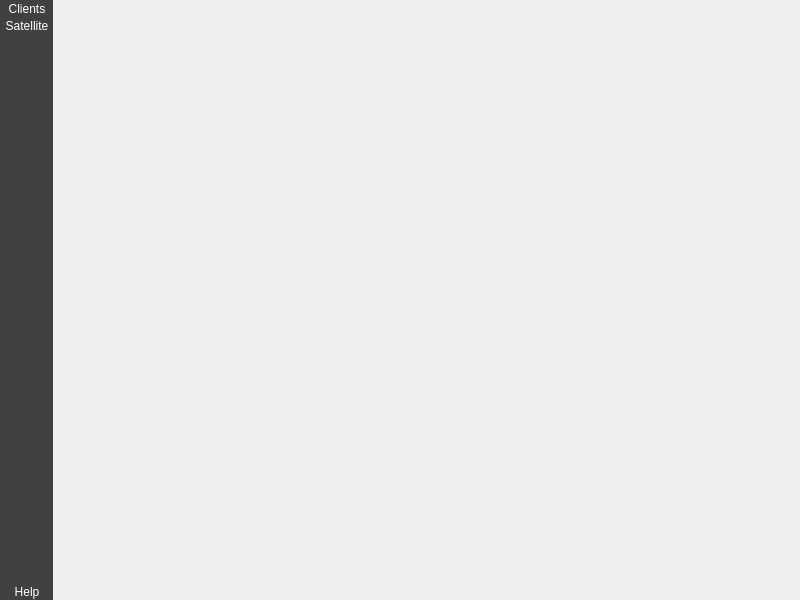
<?xml version="1.0" encoding="UTF-8"?>
<ui version="4.0">
 <class>MainWindow</class>
 <widget class="QMainWindow" name="MainWindow">
  <property name="geometry">
   <rect>
    <x>0</x>
    <y>0</y>
    <width>800</width>
    <height>600</height>
   </rect>
  </property>
  <property name="windowTitle">
   <string>SCE</string>
  </property>
  <property name="styleSheet">
   <string notr="true"/>
  </property>
  <widget class="QWidget" name="centralwidget">
   <layout class="QHBoxLayout" name="horizontalLayout">
    <property name="spacing">
     <number>0</number>
    </property>
    <property name="leftMargin">
     <number>0</number>
    </property>
    <property name="topMargin">
     <number>0</number>
    </property>
    <property name="rightMargin">
     <number>0</number>
    </property>
    <property name="bottomMargin">
     <number>0</number>
    </property>
    <item>
     <widget class="QWidget" name="leftMenuContainer" native="true">
      <layout class="QHBoxLayout" name="horizontalLayout_2">
       <property name="spacing">
        <number>0</number>
       </property>
       <property name="leftMargin">
        <number>0</number>
       </property>
       <property name="topMargin">
        <number>0</number>
       </property>
       <property name="rightMargin">
        <number>0</number>
       </property>
       <property name="bottomMargin">
        <number>0</number>
       </property>
       <item alignment="Qt::AlignmentFlag::AlignLeft">
        <widget class="QWidget" name="sideBarContainer" native="true">
         <property name="sizePolicy">
          <sizepolicy hsizetype="MinimumExpanding" vsizetype="Preferred">
           <horstretch>0</horstretch>
           <verstretch>0</verstretch>
          </sizepolicy>
         </property>
         <property name="styleSheet">
          <string notr="true">*{
        border: none;
        background-color: transparent;
        background: none;
        color: #fff;
        padding: 0;
        margin: 0;
}

#sideBarContainer {
        background-color: #404142;
}

QToolButton {
        margin: 0px 0px;
        text-align: center;
        padding: 0 0 0 1px;
}

QToolButton:checked {
        background-color: #202121;
		border-left: 1px solid #fff;
}

</string>
         </property>
         <layout class="QVBoxLayout" name="sideBarContainerLayout">
          <property name="spacing">
           <number>0</number>
          </property>
          <property name="sizeConstraint">
           <enum>QLayout::SizeConstraint::SetDefaultConstraint</enum>
          </property>
          <property name="leftMargin">
           <number>0</number>
          </property>
          <property name="topMargin">
           <number>0</number>
          </property>
          <property name="rightMargin">
           <number>0</number>
          </property>
          <property name="bottomMargin">
           <number>0</number>
          </property>
          <item>
           <widget class="QFrame" name="sideBarFrame">
            <property name="sizePolicy">
             <sizepolicy hsizetype="Expanding" vsizetype="Preferred">
              <horstretch>0</horstretch>
              <verstretch>0</verstretch>
             </sizepolicy>
            </property>
            <property name="styleSheet">
             <string notr="true"/>
            </property>
            <property name="frameShape">
             <enum>QFrame::Shape::StyledPanel</enum>
            </property>
            <property name="frameShadow">
             <enum>QFrame::Shadow::Raised</enum>
            </property>
            <layout class="QVBoxLayout" name="verticalLayout">
             <property name="spacing">
              <number>0</number>
             </property>
             <property name="leftMargin">
              <number>0</number>
             </property>
             <property name="topMargin">
              <number>0</number>
             </property>
             <property name="rightMargin">
              <number>0</number>
             </property>
             <property name="bottomMargin">
              <number>0</number>
             </property>
             <item>
              <widget class="QToolButton" name="clientsButton">
               <property name="sizePolicy">
                <sizepolicy hsizetype="Expanding" vsizetype="Fixed">
                 <horstretch>0</horstretch>
                 <verstretch>0</verstretch>
                </sizepolicy>
               </property>
               <property name="text">
                <string>Clients</string>
               </property>
               <property name="icon">
                <iconset resource="resources.qrc">
                 <normaloff>:/icons/list</normaloff>:/icons/list</iconset>
               </property>
               <property name="iconSize">
                <size>
                 <width>24</width>
                 <height>24</height>
                </size>
               </property>
               <property name="checkable">
                <bool>true</bool>
               </property>
               <property name="toolButtonStyle">
                <enum>Qt::ToolButtonStyle::ToolButtonTextUnderIcon</enum>
               </property>
               <attribute name="buttonGroup">
                <string notr="true">menuButtonGroup</string>
               </attribute>
              </widget>
             </item>
             <item>
              <widget class="QToolButton" name="satelliteButton">
               <property name="sizePolicy">
                <sizepolicy hsizetype="Expanding" vsizetype="Fixed">
                 <horstretch>0</horstretch>
                 <verstretch>0</verstretch>
                </sizepolicy>
               </property>
               <property name="text">
                <string>Satellite</string>
               </property>
               <property name="icon">
                <iconset resource="resources.qrc">
                 <normaloff>:/icons/satellite</normaloff>:/icons/satellite</iconset>
               </property>
               <property name="iconSize">
                <size>
                 <width>24</width>
                 <height>24</height>
                </size>
               </property>
               <property name="checkable">
                <bool>true</bool>
               </property>
               <property name="toolButtonStyle">
                <enum>Qt::ToolButtonStyle::ToolButtonTextUnderIcon</enum>
               </property>
               <attribute name="buttonGroup">
                <string notr="true">menuButtonGroup</string>
               </attribute>
              </widget>
             </item>
             <item>
              <spacer name="verticalSpacer">
               <property name="orientation">
                <enum>Qt::Orientation::Vertical</enum>
               </property>
               <property name="sizeHint" stdset="0">
                <size>
                 <width>20</width>
                 <height>40</height>
                </size>
               </property>
              </spacer>
             </item>
             <item>
              <widget class="QToolButton" name="helpButton">
               <property name="sizePolicy">
                <sizepolicy hsizetype="Expanding" vsizetype="Fixed">
                 <horstretch>0</horstretch>
                 <verstretch>0</verstretch>
                </sizepolicy>
               </property>
               <property name="text">
                <string>Help</string>
               </property>
               <property name="icon">
                <iconset resource="resources.qrc">
                 <normaloff>:/icons/help</normaloff>:/icons/help</iconset>
               </property>
               <property name="iconSize">
                <size>
                 <width>24</width>
                 <height>24</height>
                </size>
               </property>
               <property name="checkable">
                <bool>false</bool>
               </property>
               <property name="toolButtonStyle">
                <enum>Qt::ToolButtonStyle::ToolButtonTextUnderIcon</enum>
               </property>
              </widget>
             </item>
            </layout>
           </widget>
          </item>
         </layout>
        </widget>
       </item>
      </layout>
     </widget>
    </item>
    <item>
     <widget class="QStackedWidget" name="stackedWidget">
      <property name="currentIndex">
       <number>0</number>
      </property>
      <widget class="ClientsPage" name="clientsPage"/>
      <widget class="QWidget" name="satellitePage"/>
     </widget>
    </item>
   </layout>
  </widget>
 </widget>
 <customwidgets>
  <customwidget>
   <class>ClientsPage</class>
   <extends>QWidget</extends>
   <header>clientspage.h</header>
   <container>1</container>
  </customwidget>
 </customwidgets>
 <resources>
  <include location="resources.qrc"/>
 </resources>
 <connections/>
 <buttongroups>
  <buttongroup name="menuButtonGroup"/>
 </buttongroups>
</ui>
